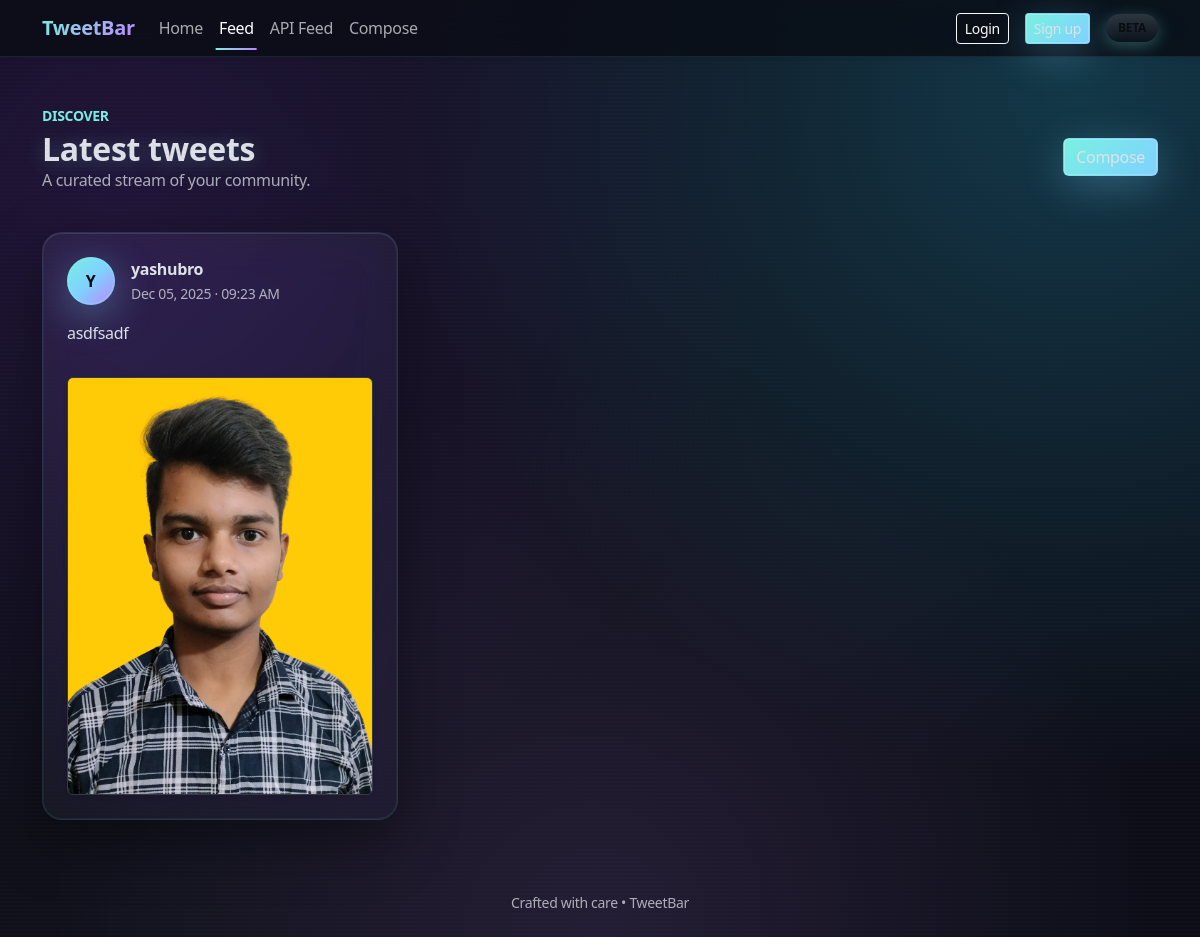
Page /tweets/ on the earlier database version.
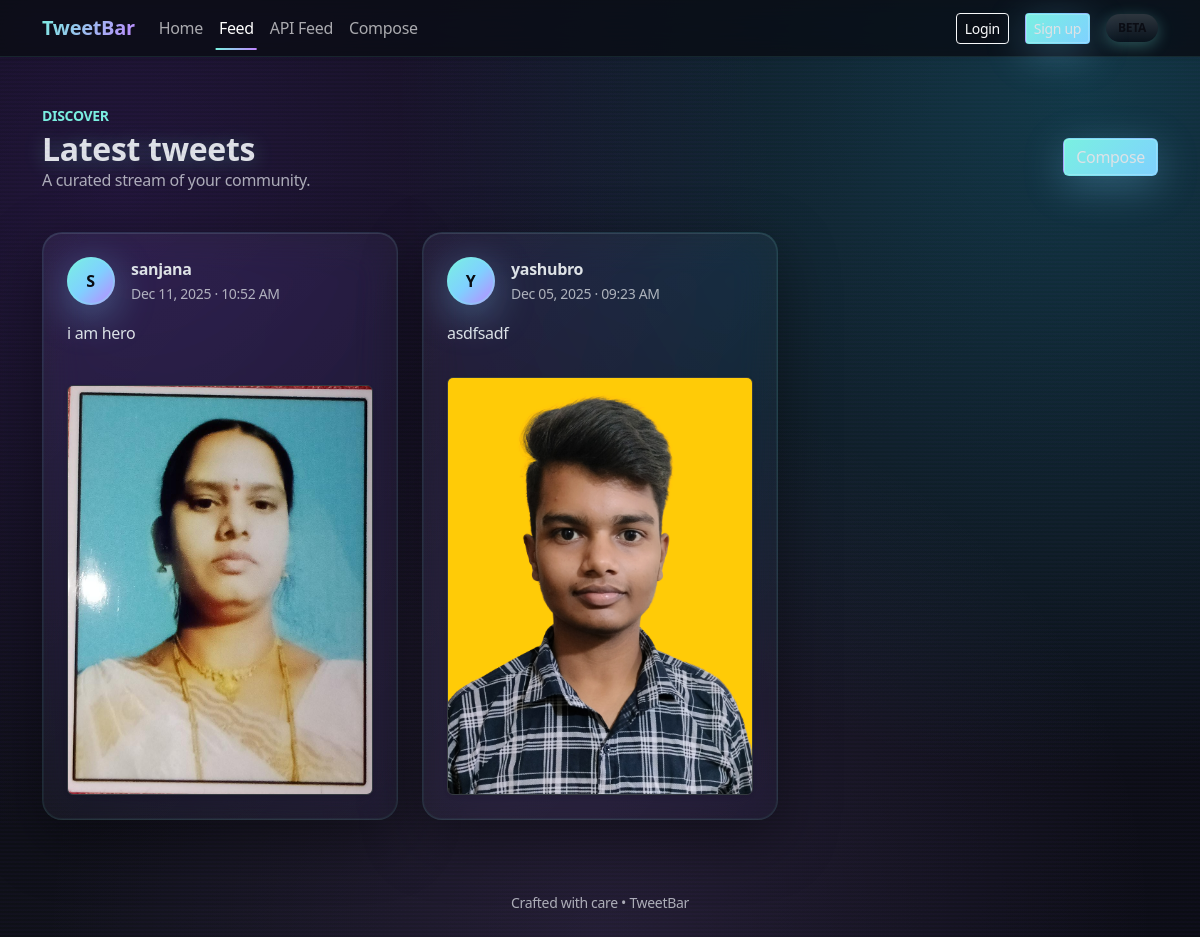
Same page on the later database version.
### tweet/models.py (models this page shows, shortened)
class Tweet(models.Model):
    user = models.ForeignKey(User, on_delete=models.CASCADE)
    text = models.TextField()
    image = models.ImageField(upload_to='tweet_images/', null=True, blank=True)
    created_at = models.DateTimeField(auto_now_add=True)
    updated_at = models.DateTimeField(auto_now=True)
    class Meta:
        ordering = ['-created_at', '-id']

### tweet/views.py (the view)
# urls.py: path("tweets/", views.tweet_list, name="tweet_list"),
def tweet_list(request):
    tweets = Tweet.objects.all().order_by("-created_at")
    return render(request, "tweet_list.html", {"tweets": tweets})

### templates/tweet_list.html (shortened to what this page needs)
{% extends 'layout.html' %}
{% block content %}
<div class="d-flex align-items-center justify-content-between mb-4">
    <div>
        <p class="text-accent text-uppercase small fw-semibold mb-1">Discover</p>
        <h2 class="fw-bold mb-0">Latest tweets</h2>
        <p class="text-muted">A curated stream of your community.</p>
    </div>
    <a href="{% url 'create_tweet' %}" class="btn btn-gradient">Compose</a>
</div>
{% if tweets %}
    <div class="row g-4">
        {% for tweet in tweets %}
            <div class="col-12 col-md-6 col-lg-4">
                <article class="glass-card h-100 p-4 d-flex flex-column">
                    <div class="d-flex align-items-center justify-content-between mb-3">
                        <div class="d-flex align-items-center gap-3">
                            <span class="avatar-circle">{{ tweet.user.username|default:"U"|slice:":1"|upper }}</span>
                            <div>
                                <div class="fw-semibold">{{ tweet.user.username|default:"Unknown" }}</div>
                                <small class="text-muted">{{ tweet.created_at|date:"M d, Y · h:i A" }}</small>
                            </div>
                        </div>
                    </div>
                    <p class="flex-grow-1 text-body">{{ tweet.text }}</p>
                    {% if tweet.image %}
                        <div class="mt-3">
                            <img src="{{ tweet.image.url }}" alt="Tweet image" class="img-fluid rounded border border-dark-subtle shadow-sm">
                        </div>
                    {% endif %}
                </article>
            </div>
        {% endfor %}
    </div>
{% else %}
    <div class="glass-card text-center p-5">
        <h3 class="fw-bold mb-2">No tweets yet</h3>
        <p class="text-muted mb-4">Be the first to share something brilliant.</p>
        <a href="{% url 'create_tweet' %}" class="btn btn-gradient">Create your first tweet</a>
    </div>
{% endif %}
{% endblock %}

### templates/layout.html (shortened to what this page needs)
{% load static %}
<!DOCTYPE html>
<html lang="en" data-bs-theme="dark">
<head>
    <link rel="stylesheet" href="{% static 'style.css' %}">
    <link
        href="https://cdn.jsdelivr.net/npm/bootstrap@5.3.3/dist/css/bootstrap.min.css"
        rel="stylesheet"
    >
</head>
<body class="bg-radial">
    <nav class="navbar navbar-expand-lg navbar-glass sticky-top shadow-sm">
        <div class="container">
            <a class="navbar-brand fw-bold text-gradient" href="{% url 'index' %}">TweetBar</a>
            <div class="collapse navbar-collapse" id="navbarContent">
                <ul class="navbar-nav me-auto mb-2 mb-lg-0">
                    <li class="nav-item">
                        <a class="nav-link {% if request.resolver_match.url_name == 'index' %}active{% endif %}" href="{% url 'index' %}">Home</a>
                    </li>
                    <li class="nav-item">
                        <a class="nav-link {% if request.resolver_match.url_name == 'tweet_list' %}active{% endif %}" href="{% url 'tweet_list' %}">Feed</a>
                    </li>
                    <li class="nav-item">
                        <a class="nav-link {% if request.resolver_match.url_name == 'tweet_list_api' %}active{% endif %}" href="{% url 'tweet_list_api' %}">API Feed</a>
                    </li>
                    <li class="nav-item">
                        <a class="nav-link {% if request.resolver_match.url_name == 'create_tweet' %}active{% endif %}" href="{% url 'create_tweet' %}">Compose</a>
                    </li>
                </ul>
                <div class="d-flex align-items-center gap-3">
                    {% if user.is_authenticated %}
                        <span class="text-muted small">Hi, {{ user.username }}</span>
                        <form method="post" action="{% url 'logout' %}" class="mb-0">
                            {% csrf_token %}
                            <button class="btn btn-outline-light btn-sm" type="submit">Logout</button>
                        </form>
                    {% else %}
                        <a class="btn btn-outline-light btn-sm" href="{% url 'login' %}">Login</a>
                        <a class="btn btn-gradient btn-sm" href="{% url 'register' %}">Sign up</a>
                    {% endif %}
                    <span class="badge rounded-pill bg-gradient text-uppercase">Beta</span>
                </div>
            </div>
        </div>
    </nav>
    <main class="py-5">
        <div class="container">
            {% block content %}{% endblock %}
        </div>
    </main>
    <footer class="py-4 text-center text-muted small">
        Crafted with care • TweetBar
    </footer>
</body>
</html>

### static/style.css (style rules this page uses)
* { margin: 0; padding: 0; box-sizing: border-box; }
body { font-family: 'Inter', system-ui, -apple-system, BlinkMacSystemFont, 'Segoe UI', sans-serif; margin: 0; padding: 0; color: #e9ecf3; overflow-x: hidden; letter-spacing: -0.02em; }
.bg-radial { min-height: 100vh; background: radial-gradient(circle at 10% 20%, rgba(147, 67, 255, 0.15) 0%, transparent 50%), radial-gradient(circle at 90% 10%, rgba(26, 214, 253, 0.2) 0%, transparent 50%), radial-gradient(circle at 50% 100%, rgba(191, 133, 255, 0.12) 0%, transparent 50%), linear-gradient(135deg, #0a0c12 0%, #0f1118 50%, #0b0d14 100%); background-attachment: fixed; position: relative; }
.bg-radial::before { content: ''; position: fixed; top: 0; left: 0; right: 0; bottom: 0; background: repeating-linear-gradient(0deg, transparent, transparent 2px, rgba(147, 67, 255, 0.03) 2px, rgba(147, 67, 255, 0.03) 4px); pointer-events: none; z-index: 0; }
.navbar-glass { background: rgba(11, 13, 20, 0.85); backdrop-filter: blur(20px) saturate(180%); border-bottom: 1px solid rgba(122, 240, 225, 0.1); box-shadow: 0 4px 30px rgba(0, 0, 0, 0.3), 0 1px 0 rgba(122, 240, 225, 0.05) inset; position: relative; z-index: 1000; transition: all 0.3s ease; }
.glass-card { background: linear-gradient(135deg, rgba(255, 255, 255, 0.06) 0%, rgba(255, 255, 255, 0.02) 100%); border: 1px solid rgba(122, 240, 225, 0.1); border-radius: 20px; box-shadow: 0 20px 60px rgba(0, 0, 0, 0.4), 0 0 0 1px rgba(122, 240, 225, 0.05) inset, 0 1px 0 rgba(255, 255, 255, 0.08) inset; backdrop-filter: blur(20px) saturate(150%); position: relative; overflow: hidden; transition: all 0.4s cubic-bezier(0.4, 0, 0.2, 1); }
.glass-card::before { content: ''; position: absolute; top: 0; left: -100%; width: 100%; height: 100%; background: linear-gradient(90deg, transparent, rgba(122, 240, 225, 0.05), transparent); transition: left 0.6s ease; }
.btn-gradient { color: #0a0c12; background: linear-gradient(135deg, #7af0e1 0%, #7fd1ff 50%, #bf85ff 100%); background-size: 200% 200%; border: none; font-weight: 700; padding-inline: 1.5rem; position: relative; overflow: hidden; box-shadow: 0 10px 40px rgba(127, 209, 255, 0.3), 0 0 0 1px rgba(255, 255, 255, 0.2) inset; transition: all 0.4s cubic-bezier(0.4, 0, 0.2, 1); animation: gradient-shift 8s ease infinite; }
.btn-gradient::before { content: ''; position: absolute; top: 50%; left: 50%; width: 0; height: 0; border-radius: 50%; background: rgba(255, 255, 255, 0.3); transform: translate(-50%, -50%); transition: width 0.6s ease, height 0.6s ease; }
.text-gradient { background: linear-gradient(120deg, #7af0e1, #bf85ff); -webkit-background-clip: text; -webkit-text-fill-color: transparent; }
.badge.bg-gradient { background: linear-gradient(120deg, #7af0e1, #bf85ff); color: #0b0d14; border: none; padding: 0.5rem 0.75rem; }
.text-accent { color: #7af0e1; }
.avatar-circle { width: 48px; height: 48px; border-radius: 50%; display: inline-flex; align-items: center; justify-content: center; font-weight: 700; letter-spacing: 0.5px; color: #0a0c12; background: linear-gradient(135deg, #7af0e1 0%, #7fd1ff 50%, #bf85ff 100%); box-shadow: 0 10px 40px rgba(127, 209, 255, 0.4), 0 0 0 2px rgba(122, 240, 225, 0.3) inset; position: relative; transition: all 0.3s ease; }
.avatar-circle::before { content: ''; position: absolute; inset: -2px; border-radius: 50%; padding: 2px; background: linear-gradient(135deg, #7af0e1, #bf85ff); -webkit-mask: linear-gradient(#fff 0 0) content-box, linear-gradient(#fff 0 0); -webkit-mask-composite: xor; mask-composite: exclude; opacity: 0; transition: opacity 0.3s ease; }
.btn-outline-light { border-color: rgba(255, 255, 255, 0.4); }
.btn-outline-light { border: 1px solid rgba(122, 240, 225, 0.3); color: #7af0e1; background: rgba(122, 240, 225, 0.05); transition: all 0.3s ease; backdrop-filter: blur(10px); }
h1, h2, h3 { text-shadow: 0 2px 20px rgba(122, 240, 225, 0.3); }
html { scroll-behavior: smooth; }
a { transition: all 0.3s ease; }
.nav-link { position: relative; transition: all 0.3s ease; }
.nav-link::after { content: ''; position: absolute; bottom: -2px; left: 50%; width: 0; height: 2px; background: linear-gradient(90deg, #7af0e1, #bf85ff); transform: translateX(-50%); transition: width 0.3s ease; }
.nav-link:hover::after, .nav-link.active::after { width: 80%; }
img { transition: all 0.3s ease; }
.badge { box-shadow: 0 4px 15px rgba(122, 240, 225, 0.3); transition: all 0.3s ease; }

Differences in the rows shown:
added Tweet: user.username "S", user.username "sanjana", created_at "Dec 11, 2025 · 10:52 AM", text "i am hero", image (picture)
